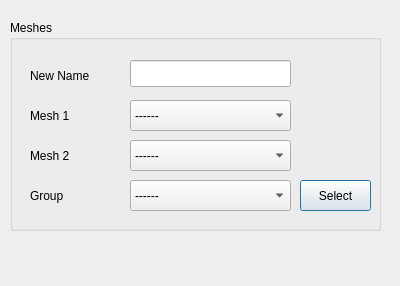
<?xml version="1.0" encoding="UTF-8"?>
<ui version="4.0">
 <class>MCMESHTRANGUI_SumMeshesDlg</class>
 <widget class="QDialog" name="MCMESHTRANGUI_SumMeshesDlg">
  <property name="geometry">
   <rect>
    <x>0</x>
    <y>0</y>
    <width>400</width>
    <height>286</height>
   </rect>
  </property>
  <property name="sizePolicy">
   <sizepolicy hsizetype="Minimum" vsizetype="Minimum">
    <horstretch>0</horstretch>
    <verstretch>0</verstretch>
   </sizepolicy>
  </property>
  <property name="minimumSize">
   <size>
    <width>400</width>
    <height>286</height>
   </size>
  </property>
  <property name="windowTitle">
   <string>Sum Mesh tallies</string>
  </property>
  <widget class="QGroupBox" name="groupBox">
   <property name="geometry">
    <rect>
     <x>10</x>
     <y>20</y>
     <width>371</width>
     <height>211</height>
    </rect>
   </property>
   <property name="title">
    <string>Meshes</string>
   </property>
   <widget class="QComboBox" name="sum_cb_mt1">
    <property name="geometry">
     <rect>
      <x>120</x>
      <y>80</y>
      <width>161</width>
      <height>31</height>
     </rect>
    </property>
    <item>
     <property name="text">
      <string>------</string>
     </property>
    </item>
   </widget>
   <widget class="QLabel" name="label">
    <property name="geometry">
     <rect>
      <x>20</x>
      <y>80</y>
      <width>91</width>
      <height>31</height>
     </rect>
    </property>
    <property name="text">
     <string>Mesh 1</string>
    </property>
   </widget>
   <widget class="QComboBox" name="sum_cb_mt2">
    <property name="geometry">
     <rect>
      <x>120</x>
      <y>120</y>
      <width>161</width>
      <height>31</height>
     </rect>
    </property>
    <item>
     <property name="text">
      <string>------</string>
     </property>
    </item>
   </widget>
   <widget class="QLabel" name="label_2">
    <property name="geometry">
     <rect>
      <x>20</x>
      <y>120</y>
      <width>91</width>
      <height>31</height>
     </rect>
    </property>
    <property name="text">
     <string>Mesh 2</string>
    </property>
   </widget>
   <widget class="QLabel" name="label_3">
    <property name="geometry">
     <rect>
      <x>20</x>
      <y>40</y>
      <width>91</width>
      <height>31</height>
     </rect>
    </property>
    <property name="text">
     <string>New Name</string>
    </property>
   </widget>
   <widget class="QLineEdit" name="sum_le_nmt">
    <property name="geometry">
     <rect>
      <x>120</x>
      <y>40</y>
      <width>161</width>
      <height>27</height>
     </rect>
    </property>
   </widget>
   <widget class="QLabel" name="label_17">
    <property name="geometry">
     <rect>
      <x>20</x>
      <y>160</y>
      <width>91</width>
      <height>31</height>
     </rect>
    </property>
    <property name="text">
     <string>Group</string>
    </property>
   </widget>
   <widget class="QPushButton" name="sum_pb_gpsl">
    <property name="geometry">
     <rect>
      <x>290</x>
      <y>160</y>
      <width>71</width>
      <height>31</height>
     </rect>
    </property>
    <property name="text">
     <string>Select</string>
    </property>
   </widget>
   <widget class="QComboBox" name="sum_cb_gp">
    <property name="geometry">
     <rect>
      <x>120</x>
      <y>160</y>
      <width>161</width>
      <height>31</height>
     </rect>
    </property>
    <item>
     <property name="text">
      <string>------</string>
     </property>
    </item>
   </widget>
  </widget>
 </widget>
 <resources/>
 <connections/>
</ui>
